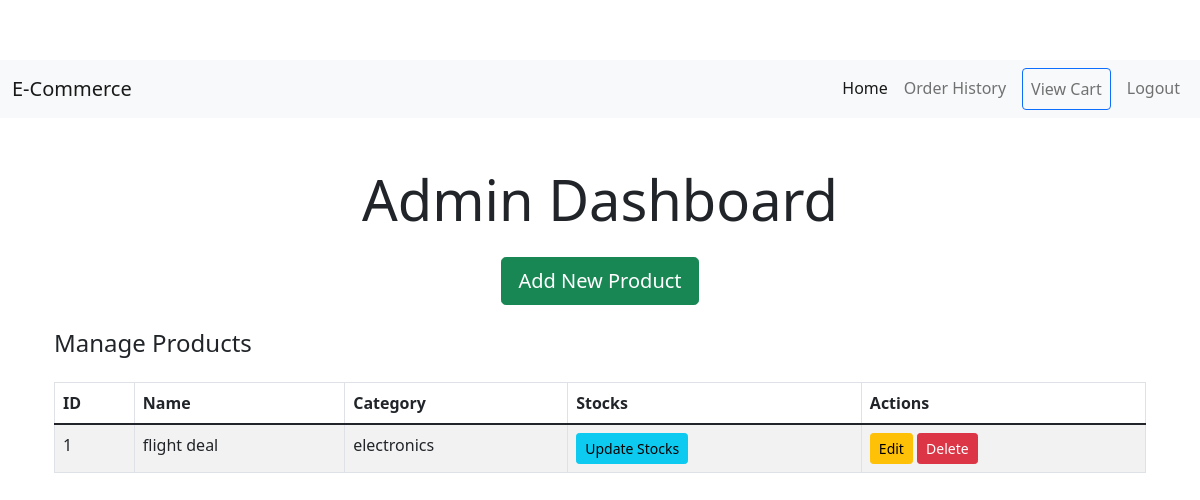
Page /admin (signed in) on the earlier database version.
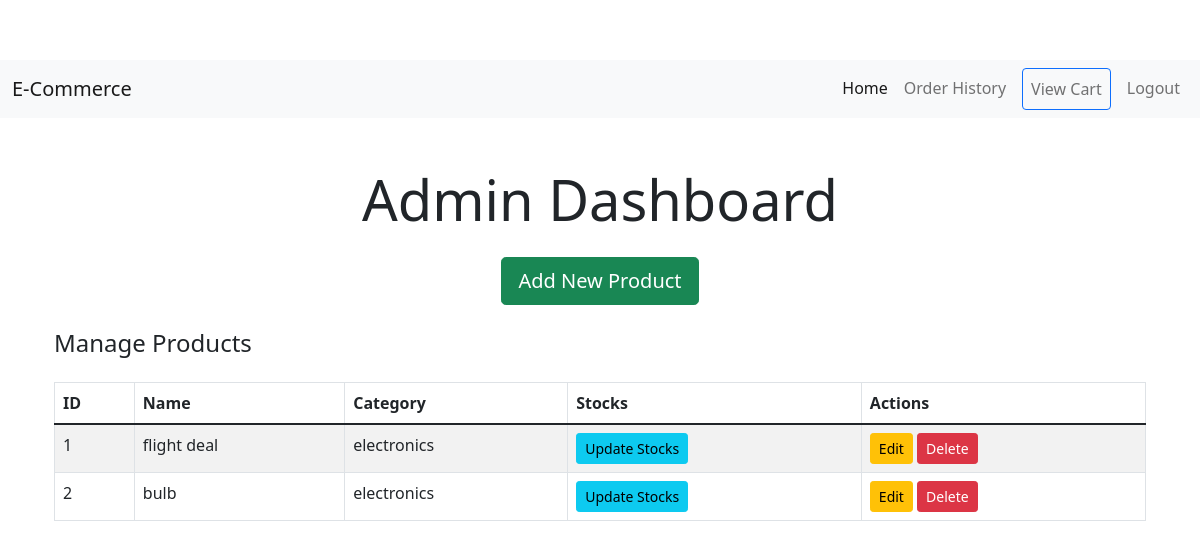
Same page on the later database version.
### model.py (models this page shows)
class Product(db.Model):
    __tablename__ = 'products'
    id: Mapped[int] = mapped_column(Integer, primary_key=True)
    name: Mapped[str] = mapped_column(String(250), unique=True, nullable=False)
    stocks: Mapped[int] = mapped_column(Integer, nullable=False)
    description: Mapped[str] = mapped_column(String(300), nullable=False)
    detail: Mapped[str] = mapped_column(String(250), nullable=False)
    category_id: Mapped[int] = mapped_column(Integer, db.ForeignKey('categories.id'))
    price: Mapped[int] = mapped_column(Integer, nullable=False)
    image_url: Mapped[str] = mapped_column(String(250), nullable=True)
    category = relationship('Category', back_populates='products')
    order_items = relationship('OrderItem', back_populates='product')
    cart_items = relationship('CartItem', back_populates='product')

class Category(db.Model):
    __tablename__ = 'categories'
    id: Mapped[int] = mapped_column(Integer, primary_key=True)
    name: Mapped[str] = mapped_column(String(100), unique=True, nullable=False)
    products = relationship('Product', back_populates='category')

### main.py (the view)
@app.route('/admin')
@admin_only
def admin_dashboard():
    products = Product.query.all()
    users = User.query.all()
    orders = Order.query.all()
    return render_template('admin_dashboard.html', products=products, users=users, orders=orders)

### main.py (called while the page is built)
@login_manager.user_loader
def load_user(user_id):
    return db.get_or_404(User, user_id)

def admin_only(f):
    @wraps(f)
    def decorated_function(*args, **kwargs):
        if current_user.id != 1:
            return abort(403)
        return f(*args, **kwargs)
    return decorated_function

### templates/admin_dashboard.html
{% extends "base.html" %}
{% block content %}
<div class="container mt-5">
    <h2 class="text-center mb-4 display-4">Admin Dashboard</h2>
    <div class="mb-4 text-center">
        <a href="{{ url_for('add_product') }}" class="btn btn-success btn-lg">Add New Product</a>
    </div>
    <h4 class="mb-4">Manage Products</h4>
    <table class="table table-striped table-bordered">
        <thead>
            <tr>
                <th>ID</th>
                <th>Name</th>
                <th>Category</th>
                <th>Stocks</th>
                <th>Actions</th>
            </tr>
        </thead>
        <tbody>
            {% for product in products %}
            <tr>
                <td>{{ product.id }}</td>
                <td>{{ product.name }}</td>
                <td>{{ product.category.name if product.category else "N/A" }}</td>
                <td>
                    <a href="{{ url_for('update_product_stock', product_id=product.id) }}" class="btn btn-info btn-sm">Update Stocks</a>
                </td>
                <td>
                    <a href="{{ url_for('edit_product', product_id=product.id) }}" class="btn btn-warning btn-sm">Edit</a>
                    <a href="{{ url_for('delete_product', product_id=product.id) }}" class="btn btn-danger btn-sm" onclick="return confirm('Are you sure you want to delete this product?');">Delete</a>
                </td>
            </tr>
            {% endfor %}
        </tbody>
    </table>
</div>
{% endblock %}

### templates/base.html (shortened to what this page needs)
<!DOCTYPE html>
<html lang="en">
<head>
    <link href="https://cdn.jsdelivr.net/npm/bootstrap@5.1.3/dist/css/bootstrap.min.css" rel="stylesheet">
    <link rel="stylesheet" href="{{ url_for('static', filename='css/style.css') }}">
</head>
<body>
    {% include 'header.html' %}
    <div class="container mt-4">
        {% block content %}{% endblock %}
    </div>
</body>
</html>

### templates/header.html (shortened to what this page needs)
<nav class="navbar navbar-expand-lg navbar-light bg-light">
    <div class="container-fluid">
        <a class="navbar-brand" href="{{ url_for('home') }}">E-Commerce</a>
        <div class="collapse navbar-collapse" id="navbarNav">
            <ul class="navbar-nav ms-auto">
                <li class="nav-item">
                    <a class="nav-link active" href="{{ url_for('home') }}">Home</a>
                </li>
                {% if current_user.is_admin %}
                <li class="nav-item">
                    <a class="nav-link" href="{{ url_for('admin_orders') }}">Admin Orders</a>
                </li>
                {% else %}
                <li class="nav-item">
                    <a class="nav-link" href="{{ url_for('order_history') }}">Order History</a>
                </li>
                <li class="nav-item">
                    <a class="nav-link btn btn-outline-primary mx-2" href="{{ url_for('cart') }}">View Cart</a>
                </li>
                {% endif %}
                {% if current_user.is_authenticated %}
                <li class="nav-item">
                    <a class="nav-link" href="{{ url_for('logout') }}">Logout</a>
                </li>
                {% endif %}
            </ul>
        </div>
    </div>
</nav>

### static/css/style.css (style rules this page uses)
body { padding-top: 60px; }
.container { margin-top: 80px; }

Differences in the rows shown:
added Product: id "2", name "bulb", category "electronics"
